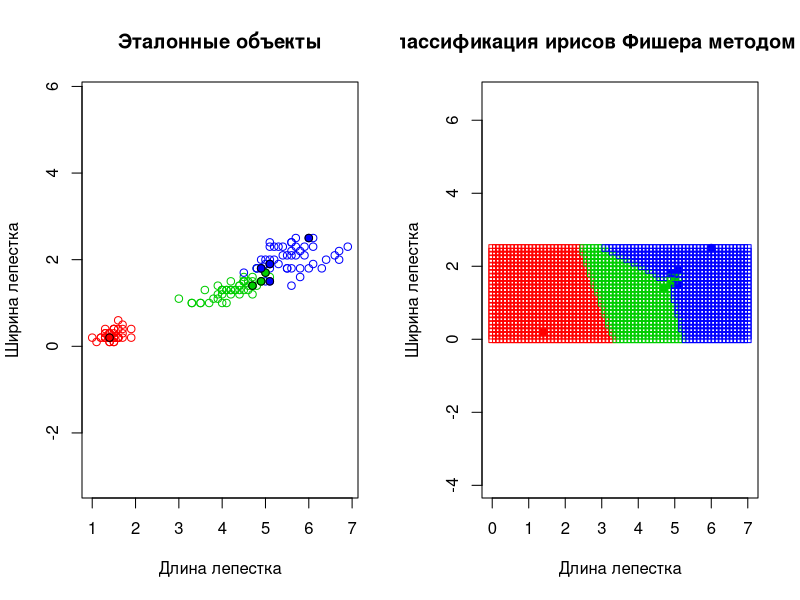

This figure's R source:
distance <- function(u, v) sqrt(sum((u - v)^2))
get_distances <- function(xl, z) apply(xl[,1:(ncol(xl)-1)], 1, distance, z)
sort_objects_by_dist <- function(xl, z) xl[order(get_distances(xl, z)),]

w.kwnn <- function(i, k, q) (i <= k) * q^i
kwnn <- function(xl, z, k, q) {
  ordered_xl <- sort_objects_by_dist(xl, z)
  weights <- w.kwnn(1:nrow(ordered_xl), k, q)
  names(weights) <- ordered_xl[, ncol(ordered_xl)]
  sum_by_class <- sapply(unique(sort(names(weights))), function(class, weights) sum(weights[names(weights) == class]), weights)
  names(which.max(sum_by_class))
}

margin <- function(xl, z, k, q, target_class) {
  ordered_xl <- sort_objects_by_dist(xl, z)
  weights <- w.kwnn(1:nrow(ordered_xl), k, q)
  names(weights) <- ordered_xl[, ncol(ordered_xl)]
  sum(weights[names(weights) == target_class]) - sum(weights[names(weights) != target_class])
}

stolp <- function(xl, err_lim, noise_lim) {
  l <- nrow(xl)
  n <- ncol(xl)
  omega <- data.frame()
  margins = rep(0, l)
  k <- 20
  q <- 0.1
  for (i in 1:l) margins[i] <- margin(xl[-i,], xl[i, 1:(n-1)], k, q, xl[i,n])
  new_xl <- xl[which(margins > noise_lim),]
  margins <- margins[which(margins > noise_lim)]
  to_out <- c()
  for (i in unique(new_xl[,n])) {
    indexes <- which(new_xl[,n] == i)
    omega <- rbind(omega, new_xl[indexes[which.max(margins[indexes])],])
    to_out <- c(to_out, indexes[which.max(margins[indexes])])
  }
  new_xl <- new_xl[-to_out,]
  l_new_xl <- nrow(new_xl)
  l_omega <- nrow(omega)
  print(omega)
  while (l > l_omega) {
    rownames(new_xl) <- c(1:l_new_xl)
    errors <- 0
    for (i in 1:l) errors <- errors + (kwnn(omega, xl[i, 1:(n-1)], k, q) != xl[i, n])
    print(paste("errors = ", errors))
    if (errors <= err_lim) break
    margins <- rep(0, l_new_xl)
    for (i in 1:l_new_xl) margins[i] <- margin(omega, new_xl[i, 1:(n-1)], k, q, new_xl[i, n])
    to_out <- c()
    errors <- new_xl[which(margins < 0),]
    margins <- margins[which(margins < 0)]
    print(errors)
    for (i in unique(errors[,n])) {
      indexes <- which(errors[,n] == i)
      omega <- rbind(omega, errors[indexes[which.min(margins[indexes])],])
      to_out <- c(to_out, as.numeric(rownames(new_xl[which.min(margins[indexes]),])))
    }
    new_xl <- new_xl[-to_out,]
    l_new_xl <- nrow(new_xl)
    print(omega)
  }
  omega
}

build_classification_map <- function(xl, k, q) {
  classified_objects <- c()
  for (i in seq(0, 7, 0.1))
    for (j in seq(0, 2.5, 0.1))
      classified_objects <- rbind(classified_objects, c(i, j, kwnn(xl, c(i, j), k, q)))
  classified_objects
}

draw_plots <- function(xl, omega, classified_objects) {
  n <- ncol(xl)
  colors <- c("setosa" = "red", "versicolor" = "green3", "virginica" = "blue")
  par(mfrow=c(1,2))
  plot(xl[, 1:(n-1)], pch = 21, col = colors[xl[,n]], main = "Эталонные объекты", xlab = "Длина лепестка", ylab = "Ширина лепестка", asp = 1)
  points(omega[, 1:(n-1)], pch = 21, bg = colors[omega[,n]], col = "black")
  plot(omega[, 1:(n-1)], pch = 21, bg = colors[omega[,n]], col = colors[omega[,n]], xlim = c(0, 7), main = "Классификация ирисов Фишера методом kwNN", xlab = "Длина лепестка", ylab = "Ширина лепестка", asp = 1)
  points(classified_objects[, 1:(n-1)], pch = 22, col = colors[classified_objects[,n]])
}

main <- function() {
  xl <- iris[, 3:5]
  omega <- stolp(xl, 4, -0.01)
  k <- 20
  q <- 0.1
  classified_objects <- build_classification_map(omega, k, q)
  draw_plots(xl, omega, classified_objects)
}

main()